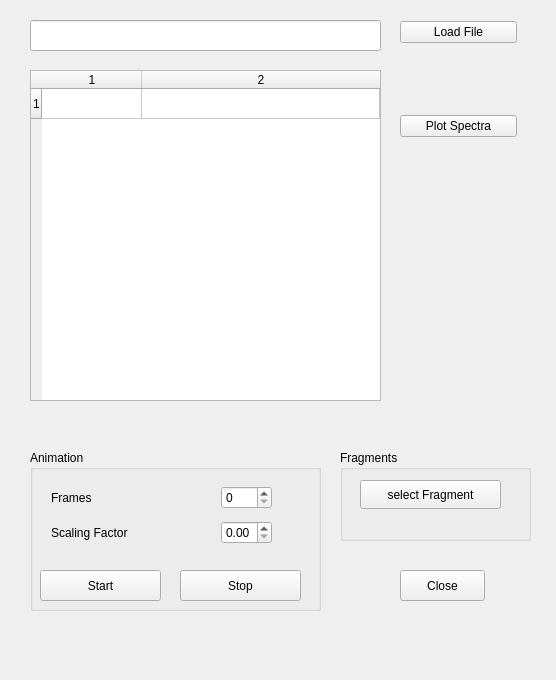
<?xml version="1.0" encoding="UTF-8"?>
<ui version="4.0">
 <class>OrcaAnalyseDialog</class>
 <widget class="QWidget" name="OrcaAnalyseDialog">
  <property name="geometry">
   <rect>
    <x>0</x>
    <y>0</y>
    <width>556</width>
    <height>680</height>
   </rect>
  </property>
  <property name="windowTitle">
   <string>Form</string>
  </property>
  <widget class="QPushButton" name="closeButton">
   <property name="geometry">
    <rect>
     <x>400</x>
     <y>570</y>
     <width>85</width>
     <height>31</height>
    </rect>
   </property>
   <property name="text">
    <string>Close</string>
   </property>
  </widget>
  <widget class="QLineEdit" name="FilenameLine">
   <property name="geometry">
    <rect>
     <x>30</x>
     <y>20</y>
     <width>351</width>
     <height>31</height>
    </rect>
   </property>
  </widget>
  <widget class="QTableWidget" name="vibrationTable">
   <property name="geometry">
    <rect>
     <x>30</x>
     <y>70</y>
     <width>351</width>
     <height>331</height>
    </rect>
   </property>
   <property name="sizePolicy">
    <sizepolicy hsizetype="Expanding" vsizetype="Expanding">
     <horstretch>2</horstretch>
     <verstretch>0</verstretch>
    </sizepolicy>
   </property>
   <property name="frameShape">
    <enum>QFrame::StyledPanel</enum>
   </property>
   <property name="editTriggers">
    <set>QAbstractItemView::NoEditTriggers</set>
   </property>
   <property name="selectionMode">
    <enum>QAbstractItemView::SingleSelection</enum>
   </property>
   <property name="selectionBehavior">
    <enum>QAbstractItemView::SelectRows</enum>
   </property>
   <property name="rowCount">
    <number>1</number>
   </property>
   <property name="columnCount">
    <number>2</number>
   </property>
   <attribute name="horizontalHeaderStretchLastSection">
    <bool>true</bool>
   </attribute>
   <row/>
   <column/>
   <column/>
  </widget>
  <widget class="QGroupBox" name="animationGroup">
   <property name="geometry">
    <rect>
     <x>30</x>
     <y>450</y>
     <width>291</width>
     <height>161</height>
    </rect>
   </property>
   <property name="autoFillBackground">
    <bool>false</bool>
   </property>
   <property name="title">
    <string>Animation</string>
   </property>
   <widget class="QPushButton" name="startButton">
    <property name="geometry">
     <rect>
      <x>10</x>
      <y>120</y>
      <width>121</width>
      <height>31</height>
     </rect>
    </property>
    <property name="text">
     <string>Start</string>
    </property>
   </widget>
   <widget class="QPushButton" name="stopButton">
    <property name="geometry">
     <rect>
      <x>150</x>
      <y>120</y>
      <width>121</width>
      <height>31</height>
     </rect>
    </property>
    <property name="text">
     <string>Stop</string>
    </property>
   </widget>
   <widget class="QWidget" name="layoutWidget">
    <property name="geometry">
     <rect>
      <x>21</x>
      <y>30</y>
      <width>221</width>
      <height>70</height>
     </rect>
    </property>
    <layout class="QGridLayout" name="gridLayout">
     <item row="0" column="0">
      <widget class="QLabel" name="label">
       <property name="text">
        <string>Frames</string>
       </property>
      </widget>
     </item>
     <item row="0" column="1">
      <spacer name="horizontalSpacer">
       <property name="orientation">
        <enum>Qt::Horizontal</enum>
       </property>
       <property name="sizeHint" stdset="0">
        <size>
         <width>40</width>
         <height>20</height>
        </size>
       </property>
      </spacer>
     </item>
     <item row="0" column="2">
      <widget class="QSpinBox" name="fpsSpin">
       <property name="maximum">
        <number>30</number>
       </property>
      </widget>
     </item>
     <item row="1" column="0" colspan="2">
      <widget class="QLabel" name="label_2">
       <property name="text">
        <string>Scaling Factor</string>
       </property>
      </widget>
     </item>
     <item row="1" column="2">
      <widget class="QDoubleSpinBox" name="scaleDSpin">
       <property name="maximum">
        <double>2.000000000000000</double>
       </property>
       <property name="singleStep">
        <double>0.100000000000000</double>
       </property>
      </widget>
     </item>
    </layout>
   </widget>
  </widget>
  <widget class="QWidget" name="layoutWidget">
   <property name="geometry">
    <rect>
     <x>400</x>
     <y>21</y>
     <width>117</width>
     <height>116</height>
    </rect>
   </property>
   <layout class="QVBoxLayout" name="verticalLayout">
    <item>
     <widget class="QPushButton" name="loadButton">
      <property name="text">
       <string>Load File</string>
      </property>
     </widget>
    </item>
    <item>
     <spacer name="verticalSpacer_4">
      <property name="orientation">
       <enum>Qt::Vertical</enum>
      </property>
      <property name="sizeHint" stdset="0">
       <size>
        <width>20</width>
        <height>40</height>
       </size>
      </property>
     </spacer>
    </item>
    <item>
     <widget class="QPushButton" name="plotButton">
      <property name="text">
       <string>Plot Spectra</string>
      </property>
     </widget>
    </item>
   </layout>
  </widget>
  <widget class="QGroupBox" name="fragmentGroup">
   <property name="geometry">
    <rect>
     <x>340</x>
     <y>450</y>
     <width>191</width>
     <height>91</height>
    </rect>
   </property>
   <property name="title">
    <string>Fragments</string>
   </property>
   <widget class="QPushButton" name="selectButton">
    <property name="geometry">
     <rect>
      <x>20</x>
      <y>30</y>
      <width>141</width>
      <height>29</height>
     </rect>
    </property>
    <property name="text">
     <string>select Fragment</string>
    </property>
   </widget>
  </widget>
 </widget>
 <tabstops>
  <tabstop>loadButton</tabstop>
  <tabstop>closeButton</tabstop>
  <tabstop>plotButton</tabstop>
  <tabstop>startButton</tabstop>
  <tabstop>stopButton</tabstop>
  <tabstop>FilenameLine</tabstop>
  <tabstop>vibrationTable</tabstop>
 </tabstops>
 <resources/>
 <connections/>
</ui>
